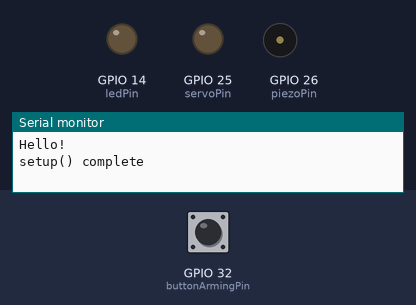
This sketch was run on a simulated ESP32. Parts: output pins drawn as LEDs (lit = HIGH), buzzer (waves = sounding, pin HIGH), the last lines printed to the serial monitor. Inputs (shaded band) come from the test bench; at power-on: GPIO 32 (buttonArmingPin) HIGH.

Above: at 1.7 s.
1.8 s: GPIO 32 (buttonArmingPin) pulled LOW for 0.15 s
At 2.3 s:
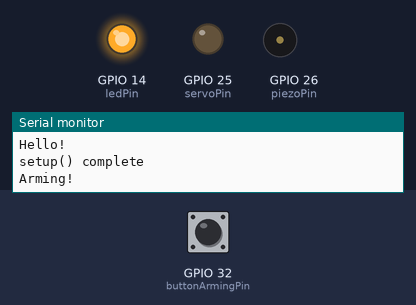
Timing chart, 0 to 4.8 s (numbered marks = the images above; inputs shaded):
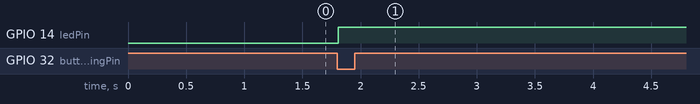

Measured:
- after the input at 1.8 s, GPIO 14 (ledPin): LOW → HIGH at once

The sketch:

alarm_skeleton.ino
```cpp
//define the states in easy-to-read terms
enum {ALARM_OFF, ALARM_ARMED, ALARM_INTRUDER};
int currentState = ALARM_OFF; //start off with the alarm deactivated

//Some pin definitions:
const int buttonArmingPin = 32;
const int buttonDisarmingPin = 33;
const int photoPin  = 27;
const int piezoPin  = 26;
const int ledPin    = 14;
const int servoPin  = 25;

void setup(void)
{
  Serial.begin(115200);
  Serial.println("Hello!");

  pinMode(buttonArmingPin, INPUT_PULLUP); //if we use INPUT_PULLUP, we don't have to have an external pullup resistor
  pinMode(buttonDisarmingPin, INPUT_PULLUP); //if we use INPUT_PULLUP, we don't have to have an external pullup resistor
  pinMode(photoPin, INPUT);
  pinMode(piezoPin, OUTPUT);
  pinMode(ledPin, OUTPUT);
  pinMode(servoPin, OUTPUT);

  delay(500);

  Serial.println("setup() complete");
}

void loop(void)
/*
 * Our loop() is just a set of checker-handler pairs.
 */
{
  if(CheckArmingButton()) HandleArmingButton();
  if(CheckIfLaserBroken()) HandleLaserBroken();
  if(CheckDisarmingButton()) HandleDisarmingButton();
}

void HandleArmingButton(void)
{
  if(currentState == ALARM_OFF)
  {
    Serial.println("Arming!");

    //take action: light the LED
    digitalWrite(ledPin, HIGH);

    //take action: you get to ADD CODE HERE to move the servo!

    currentState = ALARM_ARMED; //Don't forget to change the state!
  }
}

void HandleLaserBroken(void)
{
  //YOUR CODE HERE!
}

void HandleDisarmingButton(void)
{
  //YOUR CODE HERE!
}

/*
 * Code for checking the button -- you don't need to edit this one
 */
bool CheckArmingButton(void)
{
  static int prevButtonState = HIGH; //button up => pin reads HIGH

  bool retVal = false;

  int currButtonState = digitalRead(buttonArmingPin);
  if(prevButtonState != currButtonState)
  {
    delay(10); //this is a cheat for debouncing -- the only place delay is allowed!
    if(currButtonState == LOW) retVal = true;  //button is down => pin reads LOW
  }
  prevButtonState = currButtonState;

  return retVal;
}

/*
 * Code for checking the laser. YOU WILL NEED TO EDIT THIS ONE
 */
enum {DARK, LIGHT};

bool CheckIfLaserBroken(void)
{
  static int prevLaserSensorState = DARK; //the program starts with the laser off
  bool retVal = false;

  //add code here to detect the EVENT of the laser being broken. See the button checker above for hints

  return retVal;
}

/*
 * You'll have to make your own disarming checker!
 */

bool CheckDisarmingButton(void)
{
  bool retVal = false;

  return retVal;
}
```
